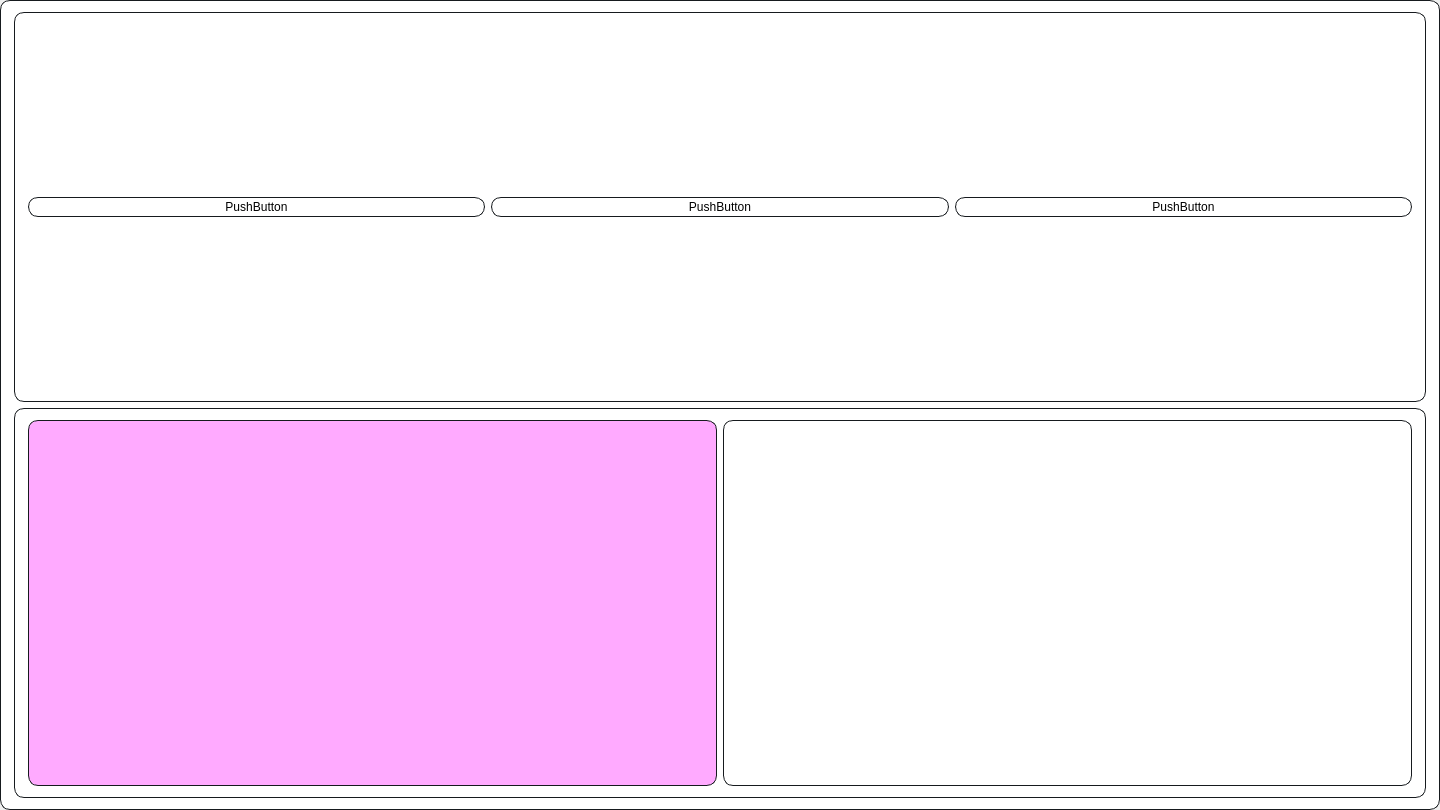
<?xml version="1.0" encoding="UTF-8"?>
<ui version="4.0">
 <class>MainWindow</class>
 <widget class="QMainWindow" name="MainWindow">
  <property name="geometry">
   <rect>
    <x>0</x>
    <y>0</y>
    <width>1440</width>
    <height>810</height>
   </rect>
  </property>
  <property name="minimumSize">
   <size>
    <width>1440</width>
    <height>810</height>
   </size>
  </property>
  <property name="maximumSize">
   <size>
    <width>2560</width>
    <height>1440</height>
   </size>
  </property>
  <property name="windowTitle">
   <string>MainWindow</string>
  </property>
  <widget class="QWidget" name="centralwidget">
   <property name="enabled">
    <bool>true</bool>
   </property>
   <property name="minimumSize">
    <size>
     <width>1440</width>
     <height>810</height>
    </size>
   </property>
   <property name="maximumSize">
    <size>
     <width>2560</width>
     <height>1440</height>
    </size>
   </property>
   <widget class="QFrame" name="frame_main">
    <property name="geometry">
     <rect>
      <x>0</x>
      <y>0</y>
      <width>1440</width>
      <height>810</height>
     </rect>
    </property>
    <property name="minimumSize">
     <size>
      <width>1440</width>
      <height>810</height>
     </size>
    </property>
    <property name="maximumSize">
     <size>
      <width>2560</width>
      <height>1440</height>
     </size>
    </property>
    <property name="contextMenuPolicy">
     <enum>Qt::DefaultContextMenu</enum>
    </property>
    <property name="layoutDirection">
     <enum>Qt::LeftToRight</enum>
    </property>
    <property name="styleSheet">
     <string notr="true">background-color: #ffffff;
border:1px solid #161A1E;
border-radius:10px;
padding:2px 4px;
</string>
    </property>
    <property name="frameShape">
     <enum>QFrame::StyledPanel</enum>
    </property>
    <property name="frameShadow">
     <enum>QFrame::Raised</enum>
    </property>
    <layout class="QVBoxLayout" name="verticalLayout_2">
     <item>
      <widget class="QFrame" name="frame_title">
       <property name="frameShape">
        <enum>QFrame::StyledPanel</enum>
       </property>
       <property name="frameShadow">
        <enum>QFrame::Raised</enum>
       </property>
       <layout class="QHBoxLayout" name="horizontalLayout">
        <item>
         <widget class="QPushButton" name="pushButton_minimize">
          <property name="text">
           <string>PushButton</string>
          </property>
         </widget>
        </item>
        <item>
         <widget class="QPushButton" name="pushButton_normal">
          <property name="text">
           <string>PushButton</string>
          </property>
         </widget>
        </item>
        <item>
         <widget class="QPushButton" name="pushButton_close">
          <property name="contextMenuPolicy">
           <enum>Qt::DefaultContextMenu</enum>
          </property>
          <property name="layoutDirection">
           <enum>Qt::LeftToRight</enum>
          </property>
          <property name="text">
           <string>PushButton</string>
          </property>
         </widget>
        </item>
       </layout>
      </widget>
     </item>
     <item>
      <widget class="QFrame" name="frame_content">
       <property name="frameShape">
        <enum>QFrame::StyledPanel</enum>
       </property>
       <property name="frameShadow">
        <enum>QFrame::Raised</enum>
       </property>
       <layout class="QHBoxLayout" name="horizontalLayout_2">
        <item>
         <widget class="QFrame" name="frame_left_asid">
          <property name="styleSheet">
           <string notr="true">background-color: rgb(255, 170, 255);
border-radius:10px;
</string>
          </property>
          <property name="frameShape">
           <enum>QFrame::StyledPanel</enum>
          </property>
          <property name="frameShadow">
           <enum>QFrame::Raised</enum>
          </property>
         </widget>
        </item>
        <item>
         <widget class="QFrame" name="frame_show">
          <property name="frameShape">
           <enum>QFrame::StyledPanel</enum>
          </property>
          <property name="frameShadow">
           <enum>QFrame::Raised</enum>
          </property>
         </widget>
        </item>
       </layout>
      </widget>
     </item>
    </layout>
   </widget>
  </widget>
 </widget>
 <resources/>
 <connections/>
</ui>
